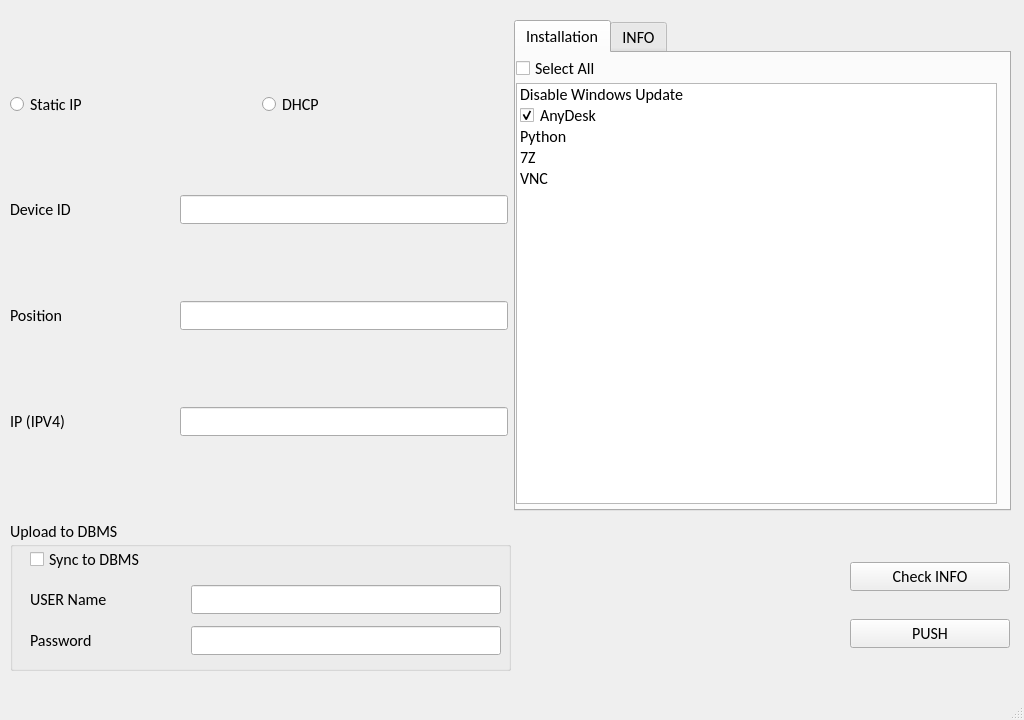
<?xml version="1.0" encoding="UTF-8"?>
<ui version="4.0">
 <class>MainWindow</class>
 <widget class="QMainWindow" name="MainWindow">
  <property name="geometry">
   <rect>
    <x>0</x>
    <y>0</y>
    <width>1024</width>
    <height>720</height>
   </rect>
  </property>
  <property name="minimumSize">
   <size>
    <width>1024</width>
    <height>720</height>
   </size>
  </property>
  <property name="maximumSize">
   <size>
    <width>1024</width>
    <height>720</height>
   </size>
  </property>
  <property name="font">
   <font>
    <family>Calibri</family>
    <pointsize>12</pointsize>
   </font>
  </property>
  <property name="windowTitle">
   <string>MainWindow</string>
  </property>
  <widget class="QWidget" name="centralwidget">
   <widget class="QWidget" name="horizontalLayoutWidget_5">
    <property name="geometry">
     <rect>
      <x>10</x>
      <y>20</y>
      <width>1001</width>
      <height>491</height>
     </rect>
    </property>
    <layout class="QHBoxLayout" name="horizontalLayout_5" stretch="1,1">
     <item>
      <layout class="QVBoxLayout" name="verticalLayout" stretch="1,1,1,1">
       <item>
        <layout class="QHBoxLayout" name="horizontalLayout" stretch="1,1">
         <item>
          <widget class="QRadioButton" name="radioButton_2">
           <property name="font">
            <font>
             <family>Calibri</family>
             <pointsize>12</pointsize>
            </font>
           </property>
           <property name="text">
            <string>Static IP</string>
           </property>
          </widget>
         </item>
         <item>
          <widget class="QRadioButton" name="radioButton">
           <property name="font">
            <font>
             <family>Calibri</family>
             <pointsize>12</pointsize>
            </font>
           </property>
           <property name="text">
            <string>DHCP</string>
           </property>
          </widget>
         </item>
        </layout>
       </item>
       <item>
        <layout class="QHBoxLayout" name="horizontalLayout_3" stretch="1,2">
         <item>
          <widget class="QLabel" name="label_2">
           <property name="font">
            <font>
             <family>Calibri</family>
             <pointsize>12</pointsize>
            </font>
           </property>
           <property name="text">
            <string>Device ID</string>
           </property>
          </widget>
         </item>
         <item>
          <widget class="QLineEdit" name="lineEdit_2"/>
         </item>
        </layout>
       </item>
       <item>
        <layout class="QHBoxLayout" name="horizontalLayout_2" stretch="1,2">
         <item>
          <widget class="QLabel" name="label">
           <property name="font">
            <font>
             <family>Calibri</family>
             <pointsize>12</pointsize>
            </font>
           </property>
           <property name="text">
            <string>Position</string>
           </property>
          </widget>
         </item>
         <item>
          <widget class="QLineEdit" name="lineEdit"/>
         </item>
        </layout>
       </item>
       <item>
        <layout class="QHBoxLayout" name="horizontalLayout_4" stretch="1,2">
         <item>
          <widget class="QLabel" name="label_3">
           <property name="font">
            <font>
             <family>Calibri</family>
             <pointsize>12</pointsize>
            </font>
           </property>
           <property name="text">
            <string>IP (IPV4)</string>
           </property>
          </widget>
         </item>
         <item>
          <widget class="QLineEdit" name="lineEdit_3"/>
         </item>
        </layout>
       </item>
      </layout>
     </item>
     <item>
      <widget class="QTabWidget" name="tabWidget">
       <property name="minimumSize">
        <size>
         <width>0</width>
         <height>0</height>
        </size>
       </property>
       <property name="font">
        <font>
         <family>Calibri</family>
         <pointsize>12</pointsize>
        </font>
       </property>
       <property name="currentIndex">
        <number>0</number>
       </property>
       <widget class="QWidget" name="tab">
        <attribute name="title">
         <string>Installation</string>
        </attribute>
        <widget class="QListWidget" name="listWidget">
         <property name="geometry">
          <rect>
           <x>0</x>
           <y>30</y>
           <width>481</width>
           <height>421</height>
          </rect>
         </property>
         <item>
          <property name="text">
           <string>Disable Windows Update</string>
          </property>
          <property name="checkState">
           <enum>Unchecked</enum>
          </property>
         </item>
         <item>
          <property name="text">
           <string>AnyDesk</string>
          </property>
          <property name="checkState">
           <enum>Checked</enum>
          </property>
         </item>
         <item>
          <property name="text">
           <string>Python</string>
          </property>
          <property name="checkState">
           <enum>Unchecked</enum>
          </property>
         </item>
         <item>
          <property name="text">
           <string>7Z</string>
          </property>
          <property name="checkState">
           <enum>Unchecked</enum>
          </property>
         </item>
         <item>
          <property name="text">
           <string>VNC</string>
          </property>
          <property name="checkState">
           <enum>Unchecked</enum>
          </property>
         </item>
        </widget>
        <widget class="QCheckBox" name="checkBox_2">
         <property name="geometry">
          <rect>
           <x>0</x>
           <y>0</y>
           <width>101</width>
           <height>31</height>
          </rect>
         </property>
         <property name="text">
          <string>Select All</string>
         </property>
        </widget>
       </widget>
       <widget class="QWidget" name="tab_2">
        <attribute name="title">
         <string>INFO</string>
        </attribute>
        <widget class="QWidget" name="verticalLayoutWidget_2">
         <property name="geometry">
          <rect>
           <x>0</x>
           <y>0</y>
           <width>481</width>
           <height>451</height>
          </rect>
         </property>
         <layout class="QVBoxLayout" name="verticalLayout_2" stretch="1,15">
          <item>
           <widget class="QLabel" name="label_4">
            <property name="font">
             <font>
              <family>Calibri</family>
              <pointsize>12</pointsize>
             </font>
            </property>
            <property name="text">
             <string>System Information</string>
            </property>
           </widget>
          </item>
          <item>
           <widget class="QTextBrowser" name="textBrowser"/>
          </item>
         </layout>
        </widget>
       </widget>
      </widget>
     </item>
    </layout>
   </widget>
   <widget class="QGroupBox" name="groupBox">
    <property name="geometry">
     <rect>
      <x>10</x>
      <y>520</y>
      <width>501</width>
      <height>151</height>
     </rect>
    </property>
    <property name="font">
     <font>
      <family>Calibri</family>
      <pointsize>12</pointsize>
     </font>
    </property>
    <property name="title">
     <string>Upload to DBMS</string>
    </property>
    <widget class="QWidget" name="verticalLayoutWidget_5">
     <property name="geometry">
      <rect>
       <x>20</x>
       <y>20</y>
       <width>471</width>
       <height>121</height>
      </rect>
     </property>
     <layout class="QVBoxLayout" name="verticalLayout_5" stretch="1,1,1">
      <item>
       <widget class="QCheckBox" name="checkBox">
        <property name="text">
         <string>Sync to DBMS</string>
        </property>
       </widget>
      </item>
      <item>
       <layout class="QHBoxLayout" name="horizontalLayout_6" stretch="1,2">
        <item>
         <widget class="QLabel" name="label_7">
          <property name="font">
           <font>
            <family>Calibri</family>
            <pointsize>12</pointsize>
           </font>
          </property>
          <property name="text">
           <string>USER Name</string>
          </property>
         </widget>
        </item>
        <item>
         <widget class="QLineEdit" name="lineEdit_4"/>
        </item>
       </layout>
      </item>
      <item>
       <layout class="QHBoxLayout" name="horizontalLayout_7" stretch="1,2">
        <item>
         <widget class="QLabel" name="label_8">
          <property name="font">
           <font>
            <family>Calibri</family>
            <pointsize>12</pointsize>
           </font>
          </property>
          <property name="text">
           <string>Password</string>
          </property>
         </widget>
        </item>
        <item>
         <widget class="QLineEdit" name="lineEdit_5"/>
        </item>
       </layout>
      </item>
     </layout>
    </widget>
   </widget>
   <widget class="QWidget" name="verticalLayoutWidget_6">
    <property name="geometry">
     <rect>
      <x>850</x>
      <y>540</y>
      <width>160</width>
      <height>131</height>
     </rect>
    </property>
    <layout class="QVBoxLayout" name="verticalLayout_6" stretch="1,1">
     <item>
      <widget class="QPushButton" name="pushButton">
       <property name="font">
        <font>
         <family>Calibri</family>
         <pointsize>12</pointsize>
        </font>
       </property>
       <property name="text">
        <string>Check INFO</string>
       </property>
      </widget>
     </item>
     <item>
      <widget class="QPushButton" name="pushButton_2">
       <property name="font">
        <font>
         <family>Calibri</family>
         <pointsize>12</pointsize>
        </font>
       </property>
       <property name="text">
        <string>PUSH</string>
       </property>
      </widget>
     </item>
    </layout>
   </widget>
  </widget>
  <widget class="QMenuBar" name="menubar">
   <property name="geometry">
    <rect>
     <x>0</x>
     <y>0</y>
     <width>1024</width>
     <height>25</height>
    </rect>
   </property>
  </widget>
  <widget class="QStatusBar" name="statusbar"/>
 </widget>
 <resources/>
 <connections/>
</ui>
